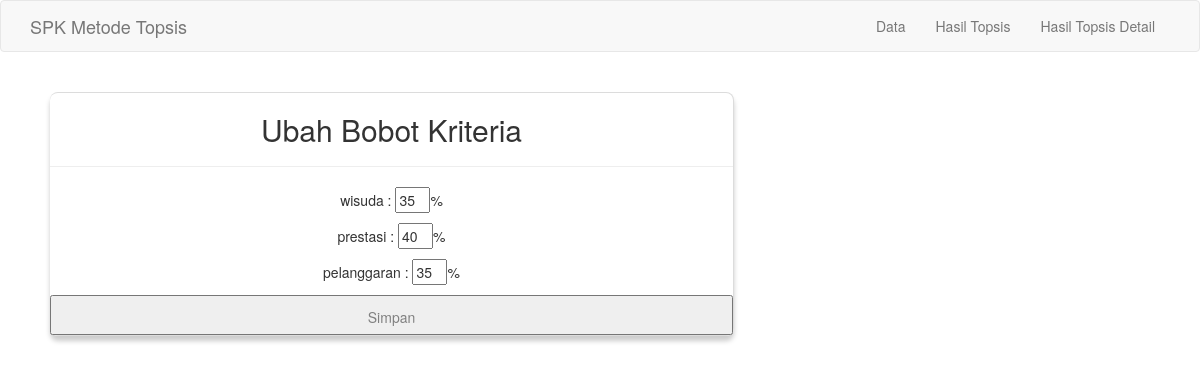
Before: /ubah_bobot.php with the older database file.
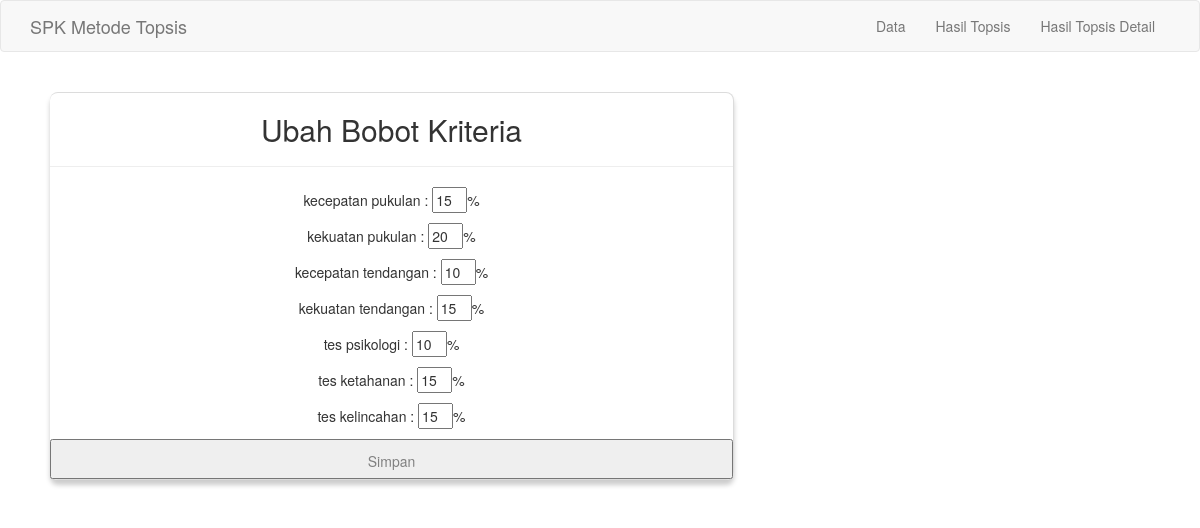
After: the same page with the newer database file.
### tables this page shows
CREATE TABLE "tab_kriteria" (
	"id_kriteria"	INTEGER PRIMARY KEY AUTOINCREMENT,
	"nama_kriteria"	TEXT NOT NULL,
	"bobot"	INTEGER
);

### ubah_bobot.php (the view, shortened to what this page needs)
<?php
$db = new MyDB();
$sql = "SELECT * FROM tab_kriteria";
$tampil = $db->query($sql);
?>
<!DOCTYPE html>
<html lang="en">
<head>
    <link href="tampilan/css/bootstrap.min.css" rel="stylesheet">
    <link rel="stylesheet" href="assets/css/style.css">
</head>
<body>
<nav class="navbar navbar-default navbar-custom">
      <div class="container">
        <div class="navbar-header">
          <a class="navbar-brand" href="index.php">SPK Metode Topsis</a>
        </div>
        <div class="collapse navbar-collapse">
          <ul class="nav navbar-nav navbar-right">
            <li>
              <a href="index.php">Data</a>
            </li>
            <li>
              <a href="hasil.php">Hasil Topsis</a>
            </li>
            <li>
              <a href="hasil_detail.php">Hasil Topsis Detail</a>
            </li>
          </ul>
        </div>
      </div>
    </nav>
    <div class="container">
        <div>
            <div class="cardcss" style="width: 60%;">
            <center>
                <h2>Ubah Bobot Kriteria</h2>
                <hr>
            <form action="ubah.php" method="post">
                <?php
                    while($row = $tampil->fetchArray(SQLITE3_ASSOC)){
                ?>
                    <?= $row['nama_kriteria'] . " : "; ?>
                    <input class="input-fields" style="width: 35px;" type="text" value="<?= $row['bobot'] ?>" name="<?= 'kriteria' . $row['id_kriteria']; ?>">%<br>
                <?php
                    }
                ?>
                <input class="input" type="submit" value="Simpan">
            </form>
            </center>
            </div>
        </div>
    </div>
</body>
</html>

### assets/css/style.css (style rules this page uses)
.cardcss { margin: 20px; border-bottom: gainsboro 1px solid; border-top: gainsboro 1px solid; border-right: gainsboro 1px solid; border-radius: 8px; box-shadow: 0px 5px 5px #ccc; }
.input-fields { margin: auto; width: 80%; margin-bottom: 10px; }
.input { width: 100%; height: 40px; color: grey; padding: 10px; }

Changed rows visible on the page:
changed tab_kriteria: nama_kriteria "wisuda" → "kecepatan pukulan"; kriteria1 "35" → "15"
changed tab_kriteria: nama_kriteria "prestasi" → "kekuatan pukulan"; kriteria2 "40" → "20"
changed tab_kriteria: nama_kriteria "pelanggaran" → "kecepatan tendangan"; kriteria3 "35" → "10"
added tab_kriteria: nama_kriteria "kekuatan tendangan", kriteria4 "15"
added tab_kriteria: nama_kriteria "tes psikologi", kriteria5 "10"
added tab_kriteria: nama_kriteria "tes ketahanan", kriteria6 "15"
added tab_kriteria: nama_kriteria "tes kelincahan", kriteria7 "15"
